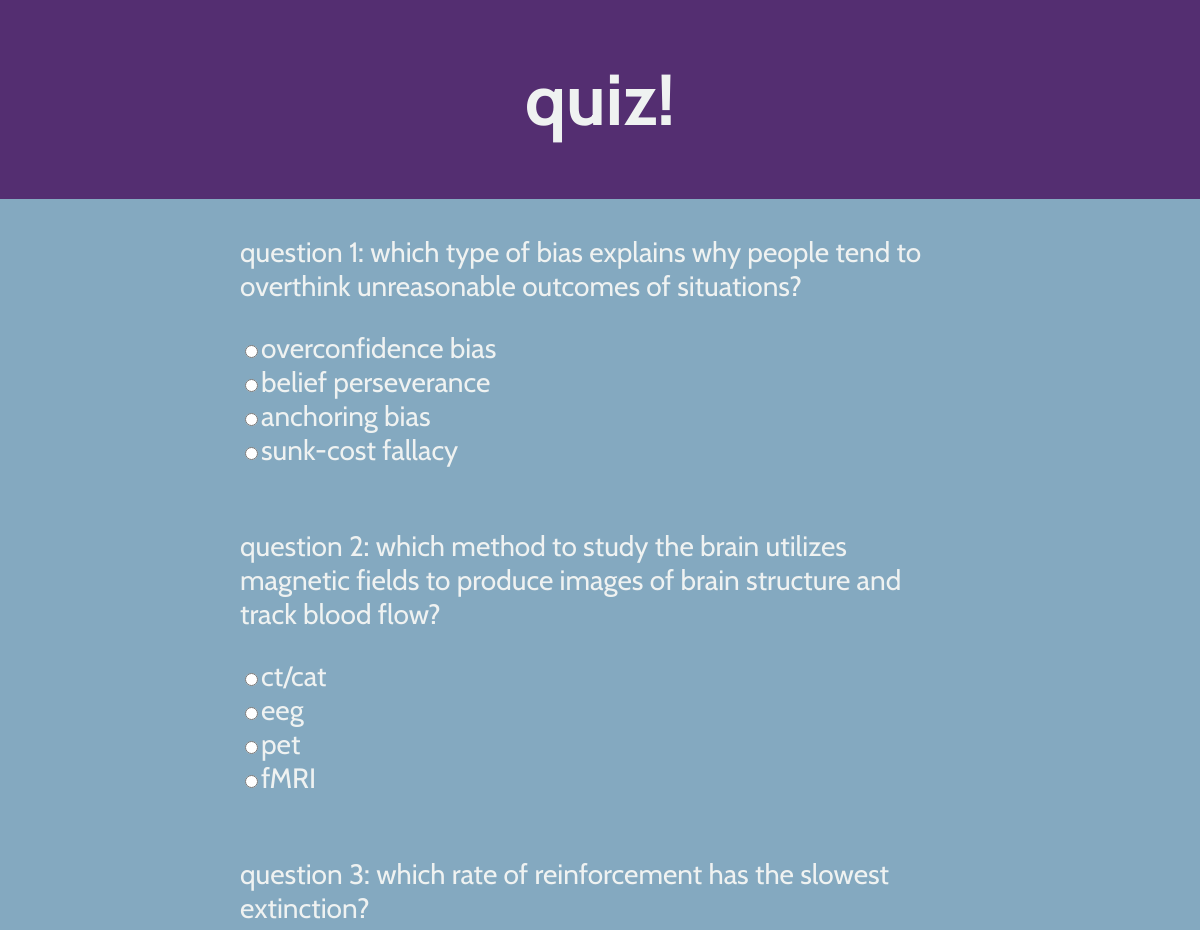
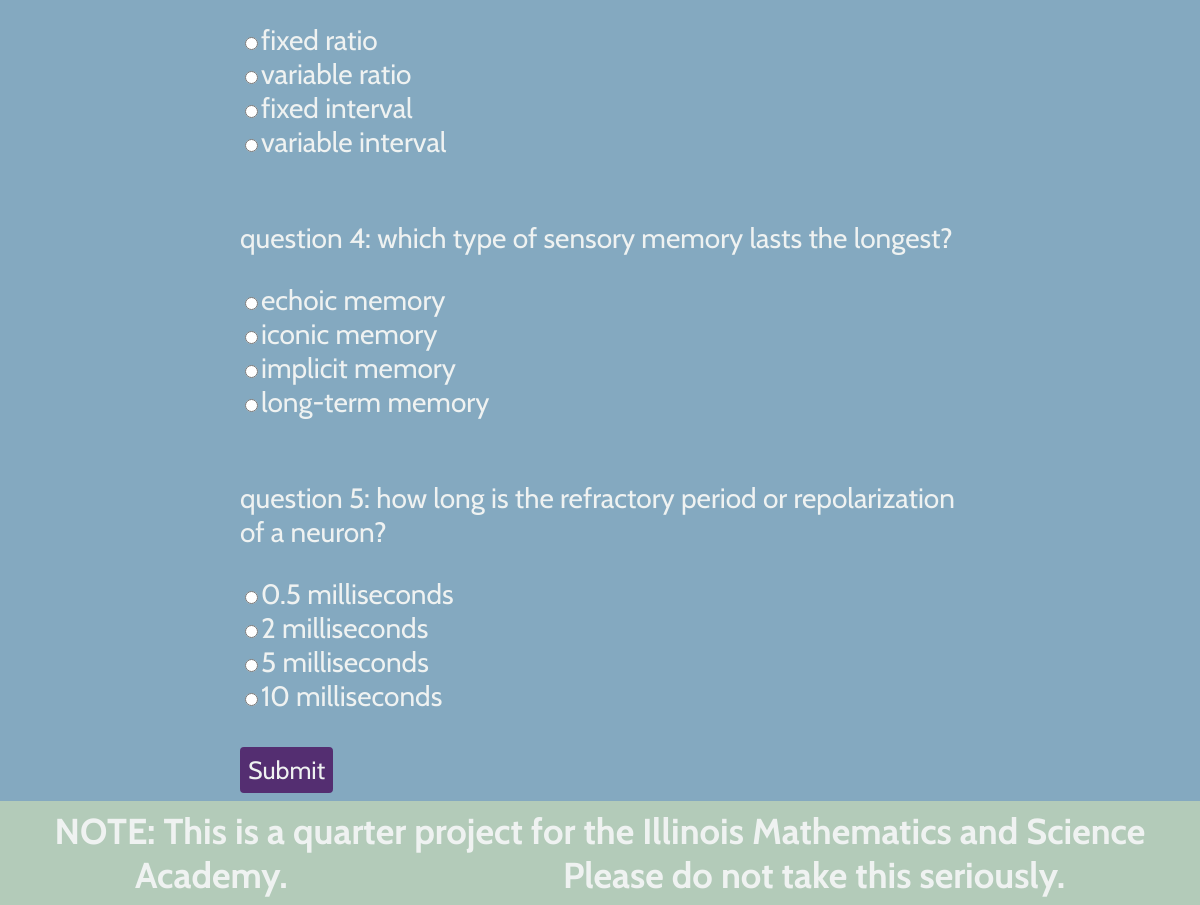
Page /test.php on the committed database (2 pictures, top to bottom).
### tables this page shows
CREATE TABLE Questions(qID int, question text, op_1 text, op_2 text, op_3 text, op_4 text, correct int);

### test.php (the view, shortened to what this page needs)
<html>
<head>
    <link rel="stylesheet" href="base.css?v=<?php echo time(); ?>">
</head>
<body>
    <div id="header">
        <h1>quiz!</h1>
    </div>
    <?php
    include_once 'config.php';
    $sql = "SELECT * FROM Questions
            ORDER BY RAND()
            LIMIT 5";
    $result = mysqli_query($conn, $sql);
    $i = 1;
    if (mysqli_num_rows($result) > 0) {
        echo "<form id='quiz' action='result.php' method='post'>";
        while ($row = mysqli_fetch_assoc($result)) {
            echo "
                    <p>question $i:  " .  $row['question'] . "</p>
                    <input type='radio' name='$i' value='1' required>" . $row['op_1'] . "<br>
                    <input type='radio' name='$i' value='2'>" . $row['op_2'] . "<br>
                    <input type='radio' name='$i' value='3'>" . $row['op_3'] . "<br>
                    <input type='radio' name='$i' value='4'>" . $row['op_4'] . "<br><br>
                    <input type='hidden' name='Q" . $i . "' value='" . $row['qID'] . "'>
                    ";
            $i++;
        }
        echo "
                <input type='submit' style='text-align:center'>
                </form>";
    } else {
        echo "<p>0 results</p>";
    }
    ?>
    <div id="footer">
        <marquee behavior="scroll" direction="left"><b>NOTE: This is a quarter project for the Illinois Mathematics and Science Academy. &nbsp;&nbsp;&nbsp;&nbsp;&nbsp;&nbsp;&nbsp;&nbsp;&nbsp;&nbsp;&nbsp;&nbsp;&nbsp;&nbsp;&nbsp;&nbsp;&nbsp;&nbsp;&nbsp;&nbsp;&nbsp;&nbsp;&nbsp;&nbsp;&nbsp;&nbsp;&nbsp;&nbsp;&nbsp;&nbsp;&nbsp;&nbsp; Please do not take this seriously.</b></marquee>
    </div>
</body>
</html>

### base.css (style rules this page uses)
:root { --a: #542E71; --b: #6A66A3; --c: #F5A65B; --d: #84A9C0; --e: #B3CBB9; --white: #EFF2F1; }
body { font-family: 'Cabin', sans-serif; margin: auto; text-align: center; font-size: 24px; z-index: 1000; background-color: var(--d); }
input { font-family: 'Cabin', sans-serif; font-size: 22px; color: var(--a); }
button, input[type=submit], input[type=radio] { padding: 5px; font-size: 25px; border-radius: 4px; background-color: var(--a); border: 3px solid var(--a); font-family: 'Cabin', sans-serif; color: var(--white); }
#header { padding: 8px; font-size: 36px; background-color: var(--a); color: var(--white); }
#footer { padding: 8px; font-size: 36px; background-color: var(--e); color: var(--white); }
#quiz { padding: 8px; font-size: 28px; background-color: var(--d); color: var(--white); width: 60%; margin: auto; text-align: left; }

### rows in the picture
questions: question "which type of bias explains why people tend to overthink unreasonable outcomes of situations?", op_1 "overconfidence bias", op_2 "belief perseverance", op_3 "anchoring bias", op_4 "sunk-cost fallacy"
questions: question "which method to study the brain utilizes magnetic fields to produce images of brain structure and track blood flow?", op_1 "ct/cat", op_2 "eeg", op_3 "pet", op_4 "fMRI"
questions: question "which rate of reinforcement has the slowest extinction?", op_1 "fixed ratio", op_2 "variable ratio", op_3 "fixed interval", op_4 "variable interval"
questions: question "which type of sensory memory lasts the longest?", op_1 "echoic memory", op_2 "iconic memory", op_3 "implicit memory", op_4 "long-term memory"
questions: question "how long is the refractory period or repolarization of a neuron?", op_1 "0.5 milliseconds", op_2 "2 milliseconds", op_3 "5 milliseconds", op_4 "10 milliseconds"
